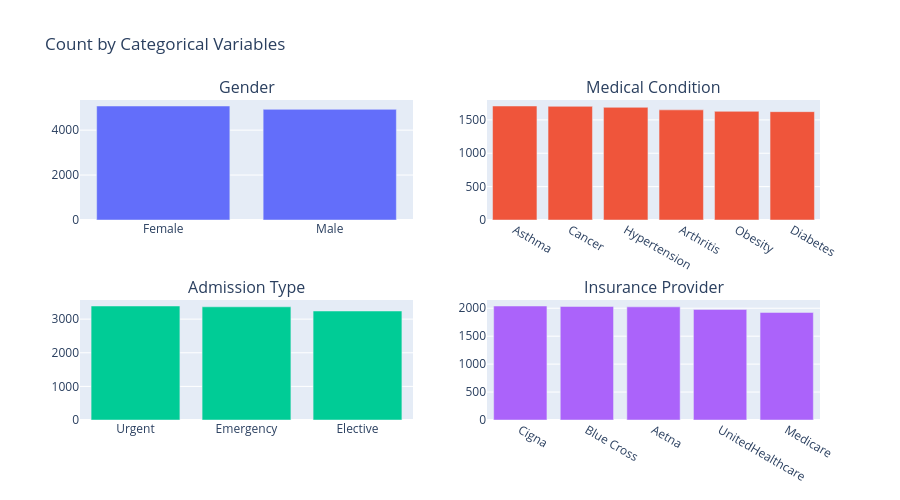

Source (notebook cell):
### Code cell
# Count by categorical variables
cat_plot_cols = ["Gender", "Medical Condition", "Admission Type", "Insurance Provider"]
fig = make_subplots(rows=2, cols=2, subplot_titles=cat_plot_cols)

for i, col in enumerate(cat_plot_cols):
    counts = df[col].value_counts()
    row, col_pos = divmod(i, 2)
    fig.add_trace(
        go.Bar(x=counts.index, y=counts.values, name=col),
        row=row + 1, col=col_pos + 1
    )

fig.update_layout(height=500, title="Count by Categorical Variables", showlegend=False)
fig.show()

### Figure 1 — Plotly figure (JSON) as saved in the notebook; plotly's stock layout.template omitted (floating-point values rounded to 4 significant figures)
{"data": [{"name": "Gender", "type": "bar", "x": ["Female", "Male"], "xaxis": "x", "y": [5075, 4925], "yaxis": "y"}, {"name": "Medical Condition", "type": "bar", "x": ["Asthma", "Cancer", "Hypertension", "Arthritis", "Obesity", "Diabetes"], "xaxis": "x2", "y": [1708, 1703, 1688, 1650, 1628, 1623], "yaxis": "y2"}, {"name": "Admission Type", "type": "bar", "x": ["Urgent", "Emergency", "Elective"], "xaxis": "x3", "y": [3391, 3367, 3242], "yaxis": "y3"}, {"name": "Insurance Provider", "type": "bar", "x": ["Cigna", "Blue Cross", "Aetna", "UnitedHealthcare", "Medicare"], "xaxis": "x4", "y": [2040, 2032, 2025, 1978, 1925], "yaxis": "y4"}], "layout": {"annotations": [{"font": {"size": 16}, "showarrow": false, "text": "Gender", "x": 0.225, "xanchor": "center", "xref": "paper", "y": 1, "yanchor": "bottom", "yref": "paper"}, {"font": {"size": 16}, "showarrow": false, "text": "Medical Condition", "x": 0.775, "xanchor": "center", "xref": "paper", "y": 1, "yanchor": "bottom", "yref": "paper"}, {"font": {"size": 16}, "showarrow": false, "text": "Admission Type", "x": 0.225, "xanchor": "center", "xref": "paper", "y": 0.375, "yanchor": "bottom", "yref": "paper"}, {"font": {"size": 16}, "showarrow": false, "text": "Insurance Provider", "x": 0.775, "xanchor": "center", "xref": "paper", "y": 0.375, "yanchor": "bottom", "yref": "paper"}], "height": 500, "showlegend": false, "title": {"text": "Count by Categorical Variables"}, "xaxis": {"anchor": "y", "domain": [0, 0.45]}, "xaxis2": {"anchor": "y2", "domain": [0.55, 1]}, "xaxis3": {"anchor": "y3", "domain": [0, 0.45]}, "xaxis4": {"anchor": "y4", "domain": [0.55, 1]}, "yaxis": {"anchor": "x", "domain": [0.625, 1]}, "yaxis2": {"anchor": "x2", "domain": [0.625, 1]}, "yaxis3": {"anchor": "x3", "domain": [0, 0.375]}, "yaxis4": {"anchor": "x4", "domain": [0, 0.375]}}}
